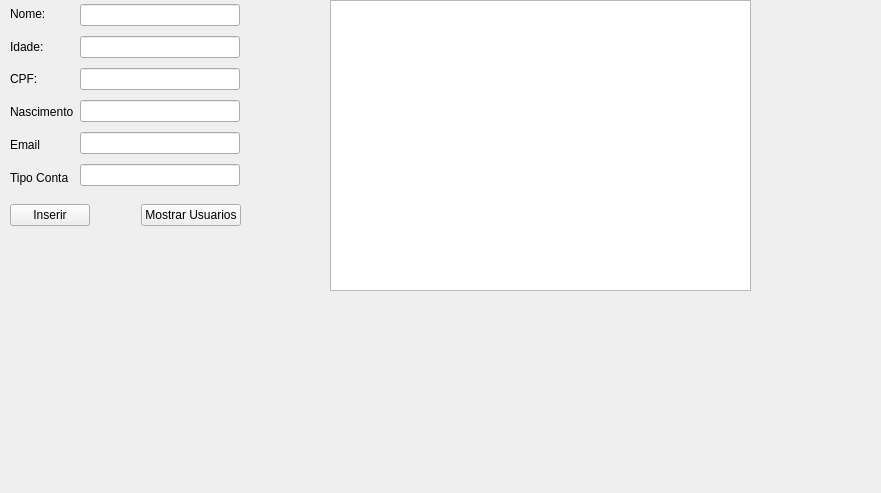
<?xml version="1.0" encoding="UTF-8"?>
<ui version="4.0">
 <class>interface</class>
 <widget class="QWidget" name="interface">
  <property name="geometry">
   <rect>
    <x>0</x>
    <y>0</y>
    <width>881</width>
    <height>493</height>
   </rect>
  </property>
  <property name="windowTitle">
   <string>Form</string>
  </property>
  <widget class="QWidget" name="verticalLayoutWidget">
   <property name="geometry">
    <rect>
     <x>80</x>
     <y>0</y>
     <width>160</width>
     <height>191</height>
    </rect>
   </property>
   <layout class="QVBoxLayout" name="verticalLayout">
    <item>
     <widget class="QLineEdit" name="editNome"/>
    </item>
    <item>
     <widget class="QLineEdit" name="editIdade"/>
    </item>
    <item>
     <widget class="QLineEdit" name="editCpf"/>
    </item>
    <item>
     <widget class="QLineEdit" name="editNascimento"/>
    </item>
    <item>
     <widget class="QLineEdit" name="editEmail"/>
    </item>
    <item>
     <widget class="QLineEdit" name="editTipoconta"/>
    </item>
   </layout>
  </widget>
  <widget class="QWidget" name="verticalLayoutWidget_2">
   <property name="geometry">
    <rect>
     <x>10</x>
     <y>0</y>
     <width>72</width>
     <height>191</height>
    </rect>
   </property>
   <layout class="QVBoxLayout" name="verticalLayout_2">
    <item>
     <widget class="QLabel" name="nome">
      <property name="text">
       <string>Nome:</string>
      </property>
     </widget>
    </item>
    <item>
     <widget class="QLabel" name="idade">
      <property name="text">
       <string>Idade:</string>
      </property>
     </widget>
    </item>
    <item>
     <widget class="QLabel" name="cpf">
      <property name="text">
       <string>CPF:</string>
      </property>
     </widget>
    </item>
    <item>
     <widget class="QLabel" name="nascimento">
      <property name="text">
       <string>Nascimento</string>
      </property>
     </widget>
    </item>
    <item>
     <widget class="QLabel" name="email">
      <property name="text">
       <string>Email</string>
      </property>
     </widget>
    </item>
    <item>
     <widget class="QLabel" name="tipoconta">
      <property name="text">
       <string>Tipo Conta</string>
      </property>
     </widget>
    </item>
   </layout>
  </widget>
  <widget class="QWidget" name="horizontalLayoutWidget">
   <property name="geometry">
    <rect>
     <x>10</x>
     <y>190</y>
     <width>231</width>
     <height>51</height>
    </rect>
   </property>
   <layout class="QHBoxLayout" name="horizontalLayout">
    <item>
     <widget class="QPushButton" name="inserir">
      <property name="text">
       <string>Inserir</string>
      </property>
     </widget>
    </item>
    <item>
     <spacer name="horizontalSpacer">
      <property name="orientation">
       <enum>Qt::Horizontal</enum>
      </property>
      <property name="sizeHint" stdset="0">
       <size>
        <width>40</width>
        <height>20</height>
       </size>
      </property>
     </spacer>
    </item>
    <item>
     <widget class="QPushButton" name="showAll">
      <property name="text">
       <string>Mostrar Usuarios</string>
      </property>
     </widget>
    </item>
   </layout>
  </widget>
  <widget class="QTextEdit" name="textEdit">
   <property name="geometry">
    <rect>
     <x>330</x>
     <y>0</y>
     <width>421</width>
     <height>291</height>
    </rect>
   </property>
  </widget>
  <widget class="QLabel" name="label">
   <property name="geometry">
    <rect>
     <x>17</x>
     <y>250</y>
     <width>221</width>
     <height>20</height>
    </rect>
   </property>
   <property name="text">
    <string/>
   </property>
  </widget>
 </widget>
 <resources/>
 <connections/>
</ui>
